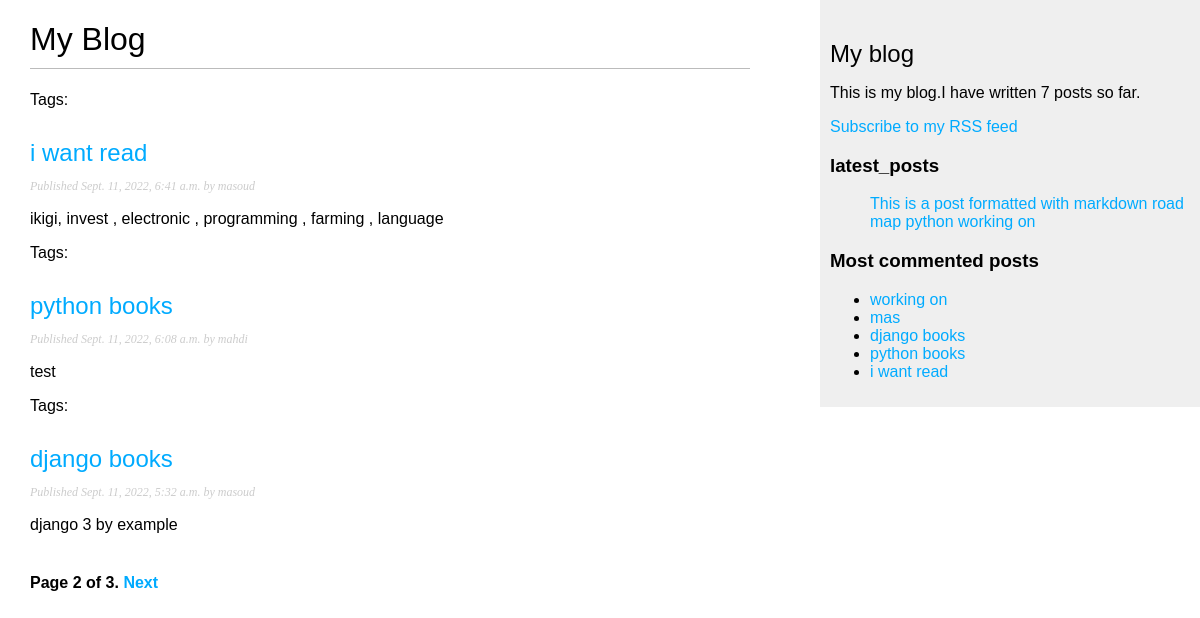
Screenshot of /blog/?page=2 with the database file from the repository.
### blog/models.py (models this page shows, shortened)
class Post(models.Model):
    STATUS_CHOICES = (
      ('draft', 'Draft'),
      ('published', 'Published'),
    )
    title = models.CharField(max_length=250)
    slug = models.SlugField(max_length=250,
                           unique_for_date='publish')
    author = models.ForeignKey(User, on_delete=models.CASCADE,
                               related_name='blog_posts')
    body = models.TextField()
    publish = models.DateTimeField(default=timezone.now)
    created = models.DateTimeField(auto_now_add=True)
    updated = models.DateTimeField(auto_now=True)
    status = models.CharField(max_length=10,
                              choices=STATUS_CHOICES,
                              default='draft')
    objects = models.Manager()  # The default manager.
    published = PublishedManager()  # Our custom manager.
    tags = TaggableManager()
    class Meta:
      ordering = ('-publish',)
    def get_absolute_url(self):
        return reverse('blog:post_detail',
                   args=[self.publish.year,
                        self.publish.month,
              self.publish.day, self.slug])

### blog/views.py (the view)
# urls.py: path('', post_list, name='post_list'),
def post_list(request, tag_slug=None):
    object_list = Post.published.all()
    tag = None
    if tag_slug:
        tag = get_object_or_404(Tag, slug=tag_slug)
        object_list = object_list.filter(tags__in=[tag])
    paginator = Paginator(object_list, 3) # 3 posts in each page
    page = request.GET.get('page')
    try:
        posts = paginator.page(page)
    except PageNotAnInteger:
        posts = paginator.page(1)
    except EmptyPage:
        posts = paginator.page(paginator.num_pages)
    return render(request,
                 'blog/post/list.html',
                 {'page': page,
                  'posts': posts,
                  'tag': tag})

### blog/models.py (called while the page is built)
      def get_queryset(self):
          return super(PublishedManager, self).get_queryset() \
                                       .filter(status='published')

### blog/templatetags/blog_tags.py (called while the page is built)
@register.simple_tag
def total_posts():
  return Post.published.count()

@register.inclusion_tag('blog/post/latest_posts.html')
def show_latest_posts(count=5):
  latest_posts = Post.published.order_by('-publish')[:count]
  return {'latest_posts':latest_posts}

@register.simple_tag
def get_most_commented_posts(count=5):
  return Post.published.annotate(
    total_comments=Count('comments')
  ).order_by('-total_comments')[:count]

@register.filter(name='markdown')
def markdown_format(text):
  return mark_safe(markdown.markdown(text))

### blog/templates/blog/post/list.html (shortened to what this page needs)
{% extends "blog/base.html" %}
{% load blog_tags %}
{% block content %}
  <h1>My Blog</h1>
  {% for post in posts %}
  <p class="tags">Tags:
  </p>
   <h2>
   <a href="{{ post.get_absolute_url }}">
   {{ post.title }}
   </a>
   </h2>
   <p class="date">Published {{ post.publish }} by {{ post.author }}</p>
   {{ post.body|markdown|truncatewords_html:30 }}
  {% endfor %}
  {% include "pagination.html" with page=posts %}
{% endblock %}

### blog/templates/blog/base.html (shortened to what this page needs)
{% load blog_tags %}
{% load static %}
<!DOCTYPE html>
<html>
<head>
 <link href="{% static "css/blog.css" %}" rel="stylesheet">
</head>
<body>
 <div id="content">
 {% block content %}
 {% endblock %}
 </div>
 <div id="sidebar">
 <h2>My blog</h2>
 <p>This is my blog.I have written {% total_posts %} posts so far. </p>
 <p>
  <a href="{% url 'blog:post_feed' %}">Subscribe to my RSS feed </a>
 </p>
 <h3>latest_posts</h3>
 {% show_latest_posts  3 %}
 <h3>Most commented posts</h3>
 {% get_most_commented_posts as most_commented %}
 <ul>
  {% for post  in most_commented %}
  <li>
    <a href="{{ post.get_absolute_url }}">{{ post.title }}</a>
  </li>
  {% endfor %}
 </ul>
 </div>
</body>
</html>

### blog/templates/blog/post/latest_posts.html
<ul>
  {% for post in latest_posts %}
    <a href="{{ post.get_absolute_url }}">{{ post.title }}</a>
  {% endfor %}
</ul>

### blog/static/css/blog.css (style rules this page uses)
body { margin:0; padding:0; font-family:helvetica, sans-serif; }
a { color:#00abff; text-decoration:none; }
h1 { font-weight:normal; border-bottom:1px solid #bbb; padding:0 0 10px 0; }
h2 { font-weight:normal; margin:30px 0 0; }
#content { float:left; width:60%; padding:0 0 0 30px; }
#sidebar { float:right; width:30%; padding:10px; background:#efefef; height:100%; }
p.date { color:#ccc; font-family: georgia, serif; font-size: 12px; font-style: italic; }

### rows the page displays
Post: title "i want read", publish "Sept. 11, 2022, 6:41 a.m.", author "masoud", body "ikigi, invest , electronic , programming , farming , language"
Post: title "python books", publish "Sept. 11, 2022, 6:08 a.m.", author "mahdi", body "test"
Post: title "django books", publish "Sept. 11, 2022, 5:32 a.m.", author "masoud", body "django 3 by example"
Post: title "This is a post formatted with markdown"
Post: title "road map python"
Post: title "working on"
Post: title "mas"

### other values shown
{{ page.number }} "2"
{{ page.paginator.num_pages }} "3"
